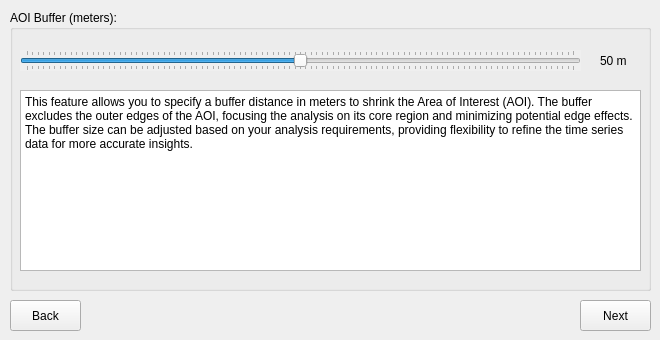
   <widget class="QWidget" name="tab_9">
    <attribute name="title">
     <string>Step 7</string>
    </attribute>
    <widget class="QPushButton" name="QPushButton_back_6">
     <property name="enabled">
      <bool>true</bool>
     </property>
     <property name="geometry">
      <rect>
       <x>10</x>
       <y>300</y>
       <width>71</width>
       <height>31</height>
      </rect>
     </property>
     <property name="text">
      <string>Back</string>
     </property>
    </widget>
    <widget class="QPushButton" name="QPushButton_next_6">
     <property name="geometry">
      <rect>
       <x>580</x>
       <y>300</y>
       <width>71</width>
       <height>31</height>
      </rect>
     </property>
     <property name="text">
      <string>Next</string>
     </property>
    </widget>
    <widget class="QGroupBox" name="groupBox_28">
     <property name="geometry">
      <rect>
       <x>10</x>
       <y>10</y>
       <width>641</width>
       <height>281</height>
      </rect>
     </property>
     <property name="title">
      <string>AOI Buffer (meters):</string>
     </property>
     <widget class="QPlainTextEdit" name="plainTextEdit_11">
      <property name="geometry">
       <rect>
        <x>10</x>
        <y>80</y>
        <width>621</width>
        <height>181</height>
       </rect>
      </property>
      <property name="plainText">
       <string>This feature allows you to specify a buffer distance in meters to shrink the Area of Interest (AOI). The buffer excludes the outer edges of the AOI, focusing the analysis on its core region and minimizing potential edge effects. The buffer size can be adjusted based on your analysis requirements, providing flexibility to refine the time series data for more accurate insights.</string>
      </property>
     </widget>
     <widget class="QLabel" name="label_buffer">
      <property name="geometry">
       <rect>
        <x>590</x>
        <y>40</y>
        <width>51</width>
        <height>21</height>
       </rect>
      </property>
      <property name="text">
       <string>50 m</string>
      </property>
     </widget>
     <widget class="QSlider" name="horizontalSlider_buffer">
      <property name="enabled">
       <bool>true</bool>
      </property>
      <property name="geometry">
       <rect>
        <x>10</x>
        <y>40</y>
        <width>561</width>
        <height>21</height>
       </rect>
      </property>
      <property name="autoFillBackground">
       <bool>true</bool>
      </property>
      <property name="minimum">
       <number>0</number>
      </property>
      <property name="maximum">
       <number>100</number>
      </property>
      <property name="pageStep">
       <number>5</number>
      </property>
      <property name="value">
       <number>50</number>
      </property>
      <property name="sliderPosition">
       <number>50</number>
      </property>
      <property name="orientation">
       <enum>Qt::Horizontal</enum>
      </property>
      <property name="tickPosition">
       <enum>QSlider::TicksBothSides</enum>
      </property>
     </widget>
    </widget>
   </widget>
